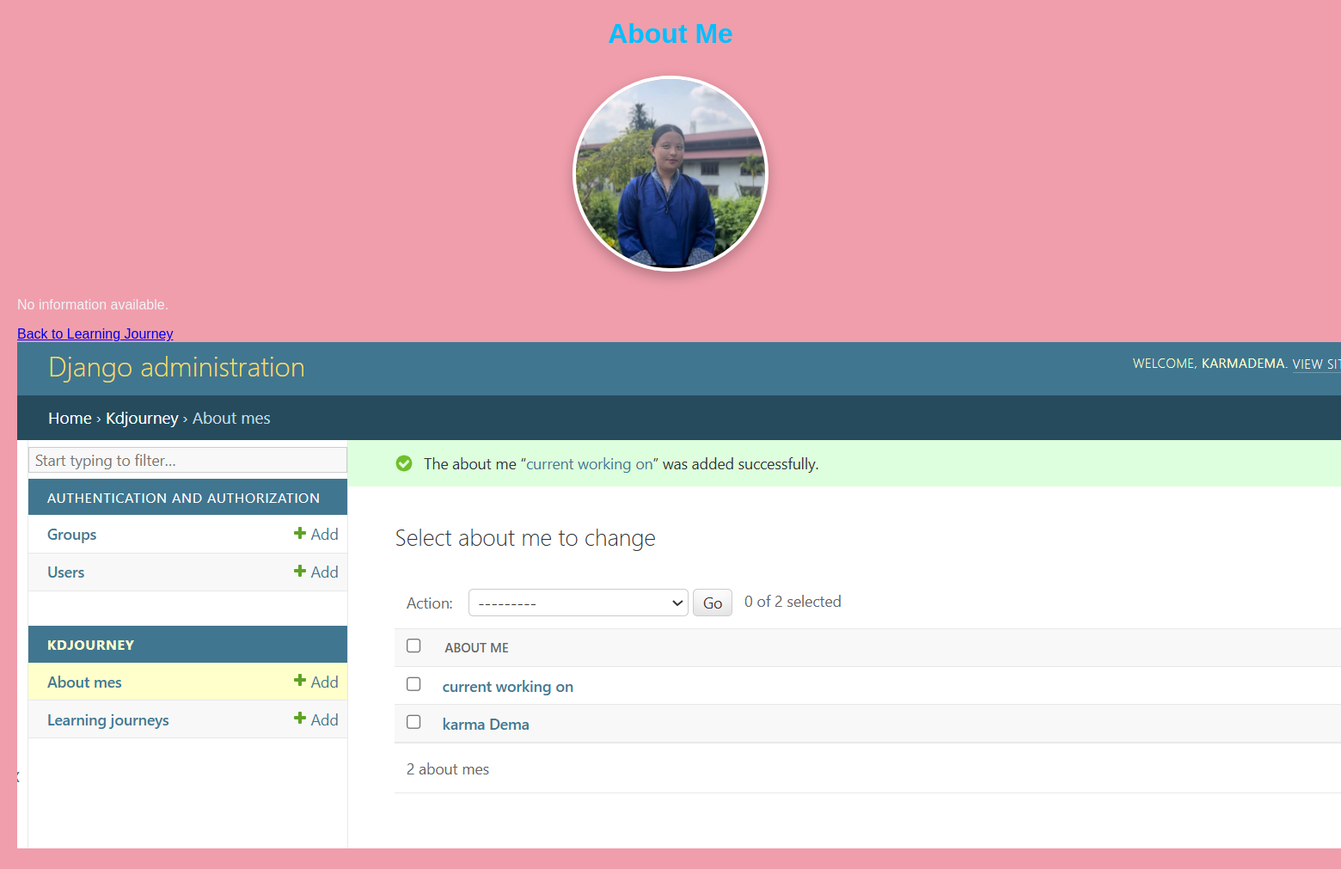
Page /about/ on the earlier database version.
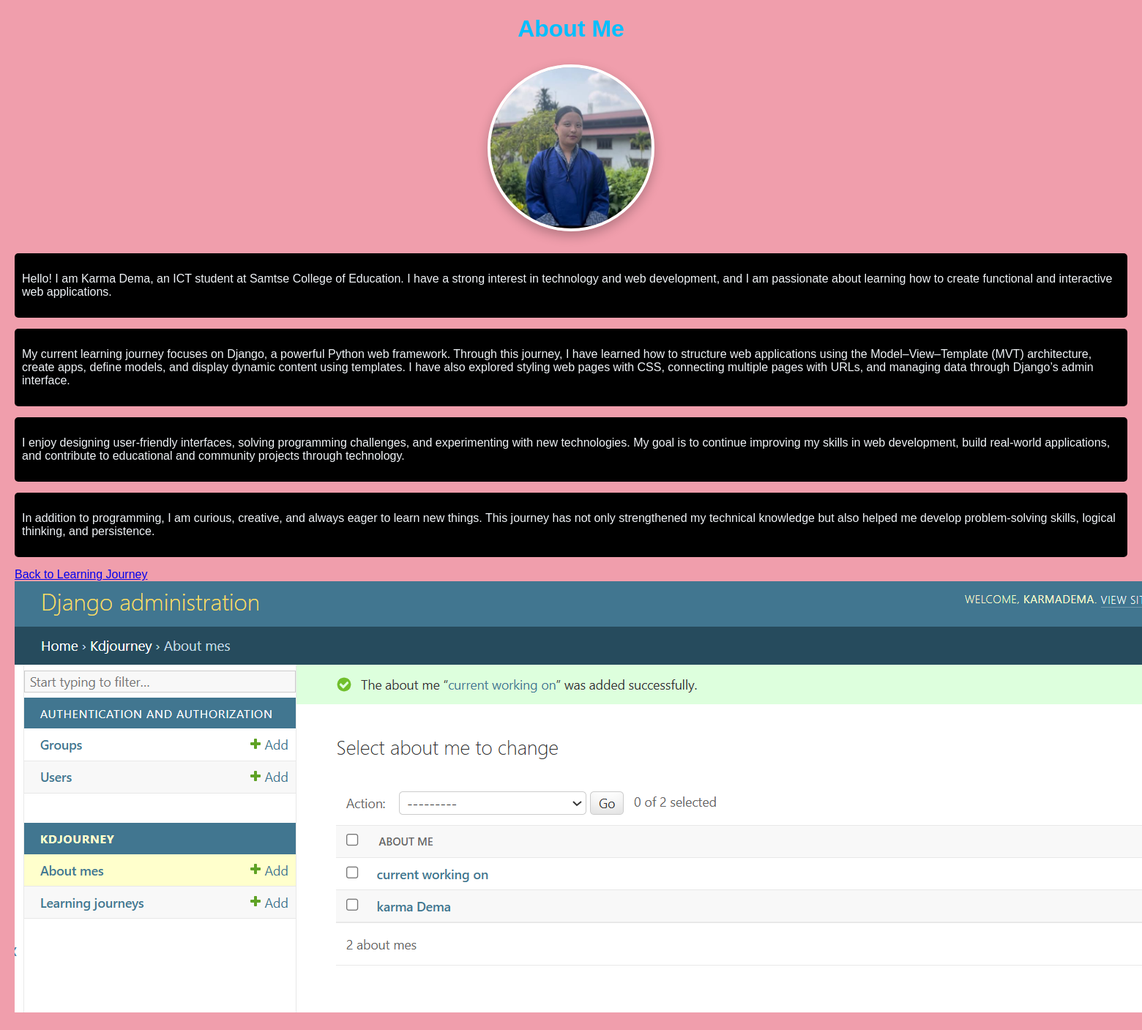
Same page on the later database version.
### kdJourney/models.py (models this page shows, shortened)
class AboutMe(models.Model):
    name = models.CharField(max_length=100)
    bio = models.TextField()

### kdJourney/views.py (the view)
# urls.py: path('about/', views.aboutMe, name='aboutMe')
def aboutMe(request):
    about_infos = AboutMe.objects.all()
    return render(request, 'aboutMe.html', {'about_infos': about_infos})

### kdJourney/templates/aboutMe.html (shortened to what this page needs)
{% load static %}
<!DOCTYPE html>
<html>
<head>
    <link rel="stylesheet" href="{% static 'styles/styles.css' %}">
</head>
<body>
    <h1>About Me</h1>
    <div class="profile-pic">
        <img src="{% static 'images/dema.jpg' %}" alt="Profile Picture">
    </div>
    {% if about_infos %}
        {% for info in about_infos %}
            <div class="about-section">
                <p> {{ info.bio }}</p>
            </div>
        {% endfor %}
    {% else %}
        <p>No information available.</p>
    {% endif %}
    <a href="{% url 'index' %}">Back to Learning Journey</a>
    <div class="index-image">
      <img src="{% static 'images/4.PNG' %}" alt="Description of Image">
    </div>
</body>
</html>

Differences in the rows shown:
added AboutMe: bio "Hello! I am Karma Dema, an ICT student at Samtse College of Education. I have a strong interest in technology and web development, and I am passionate about learning how to create functional and interactive web applications."
added AboutMe: bio "My current learning journey focuses on Django, a powerful Python web framework. Through this journey, I have learned how to structure web applications using the Model–View–Template (MVT) architecture, create apps, define models, and display dynamic content using templates. I have also explored styling web pages with CSS, connecting multiple pages with URLs, and managing data through Django’s admin interface."
added AboutMe: bio "I enjoy designing user-friendly interfaces, solving programming challenges, and experimenting with new technologies. My goal is to continue improving my skills in web development, build real-world applications, and contribute to educational and community projects through technology."
added AboutMe: bio "In addition to programming, I am curious, creative, and always eager to learn new things. This journey has not only strengthened my technical knowledge but also helped me develop problem-solving skills, logical thinking, and persistence."
Other differences:
text no longer shown: "No information available."
